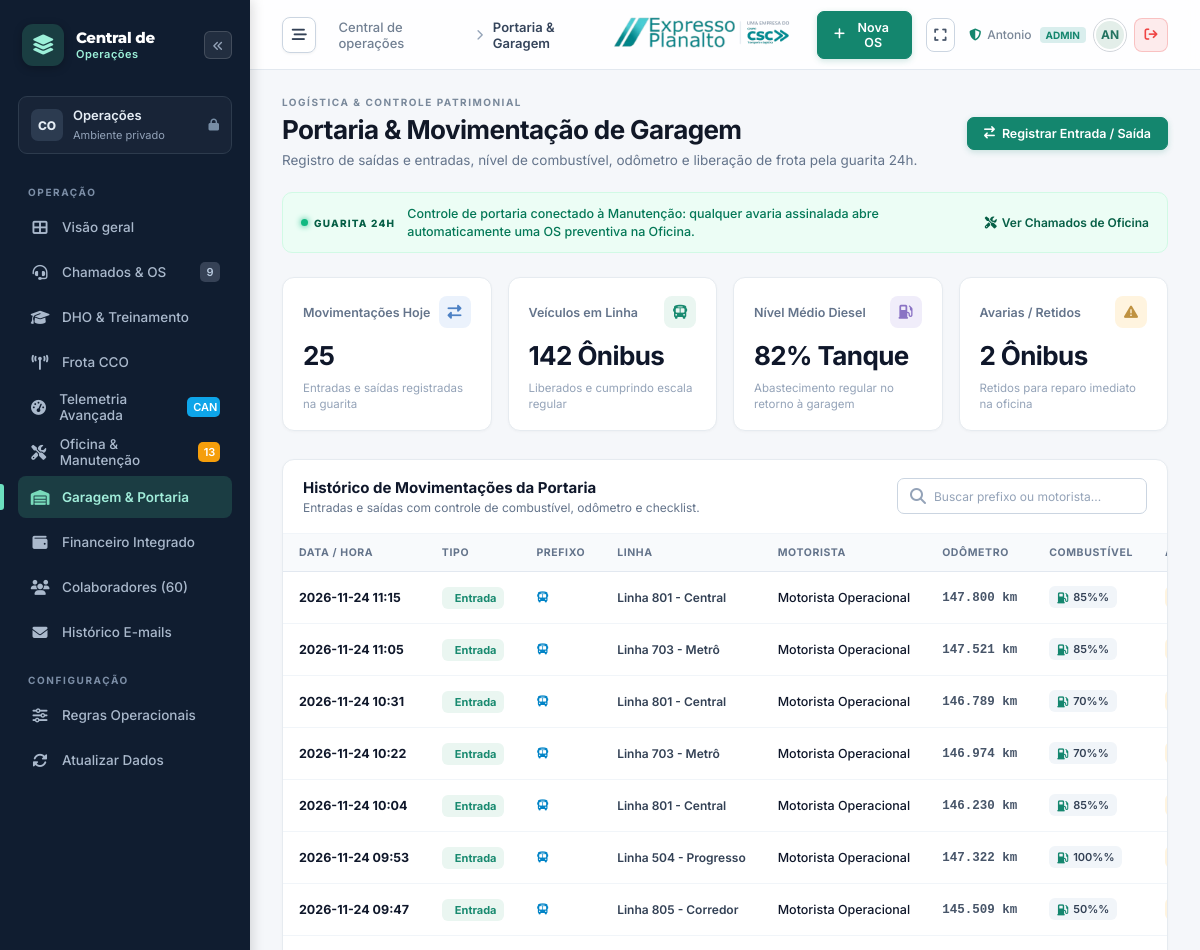
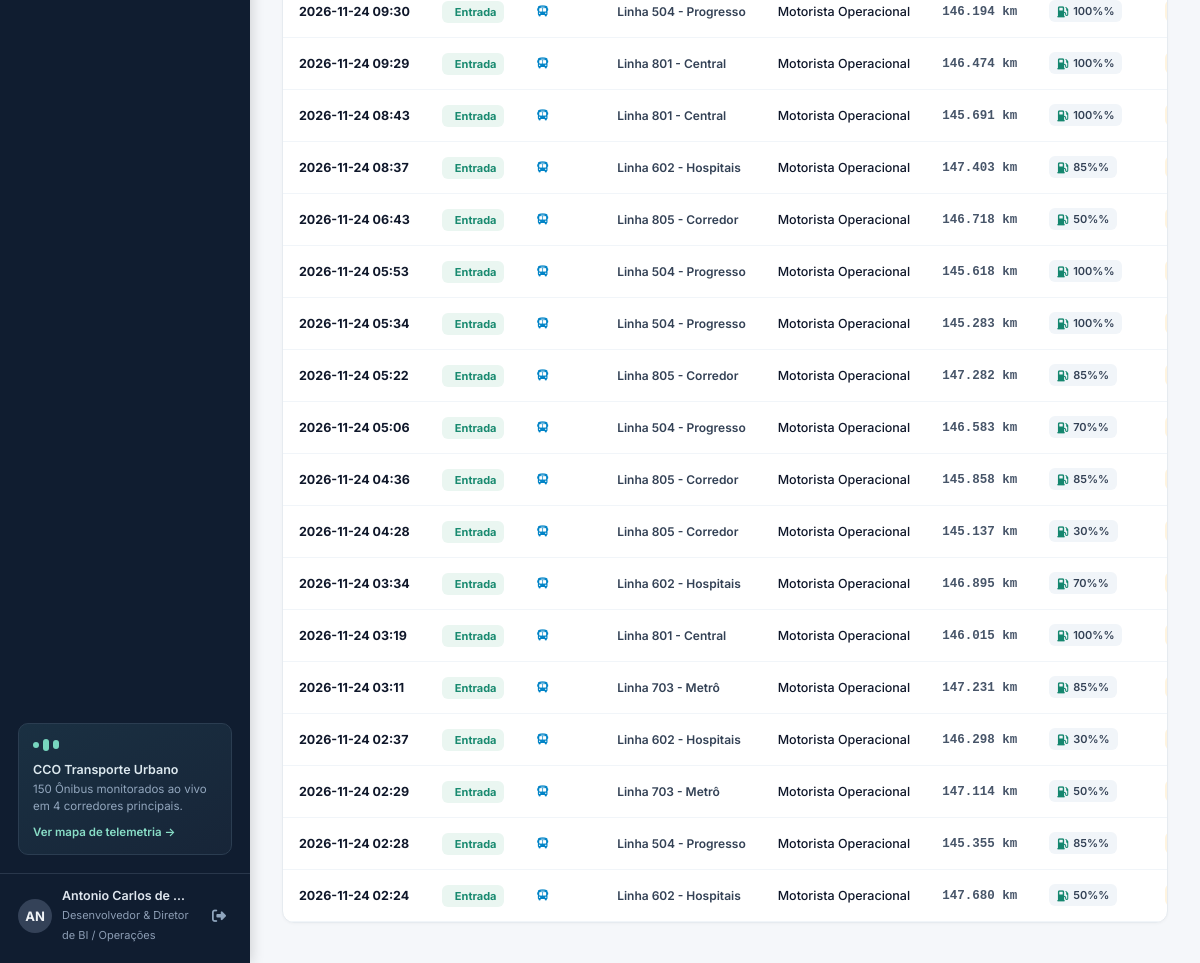
/portaria (signed in), run on the app's committed database (2 pictures, top to bottom).
### tables this page shows
CREATE TABLE portaria_movimentacao (
        id INTEGER PRIMARY KEY AUTOINCREMENT,
        prefixo_veiculo TEXT NOT NULL,
        linha TEXT NOT NULL,
        motorista_nome TEXT NOT NULL,
        motorista_matricula TEXT NOT NULL,
        porteiro_nome TEXT NOT NULL,
        tipo_movimento TEXT NOT NULL, -- Saída Garagem, Entrada Garagem
        data_hora DATETIME NOT NULL,
        km_registro INTEGER NOT NULL,
        nivel_combustivel TEXT NOT NULL, -- 100%, 75%, 50%, 25%, Reserva
        avaria_apontada TEXT,
        status_liberacao TEXT NOT NULL DEFAULT 'Liberado', -- Liberado, Retido Manutenção, Retido Documento
        os_aberta_id INTEGER
    );

### app.py (the view)
@app.route("/portaria")
def portaria_view():
    conn = get_db()
    cursor = conn.cursor()
    cursor.execute("SELECT * FROM portaria_movimentacao ORDER BY data_hora DESC LIMIT 50")
    movimentacoes = cursor.fetchall()
    cursor.execute("SELECT id, nome FROM usuarios WHERE departamento = 'Portaria'")
    porteiros = cursor.fetchall()
    conn.close()
    return render_template("portaria.html", movimentacoes=movimentacoes, porteiros=porteiros)

### app.py (called while the page is built, shortened)
@app.before_request
def require_login():
    public_endpoints = ["static", "login_view", "login_post", "manifest", "service_worker"]
    if request.endpoint in public_endpoints:
        return None
    if not session.get("user_id"):
        if request.path.startswith("/api/"):
            return jsonify({"success": False, "error": "Sessão expirada. Faça login."}), 401
        return redirect(url_for("login_view", next=request.path))

@app.template_filter("intformat")
def int_filter(val):
    try:
        return f"{int(float(val or 0)):,}".replace(",", ".")
    except Exception:
        return "0"

def get_db():
    conn = sqlite3.connect(DB_PATH)
    conn.row_factory = sqlite3.Row
    return conn

### templates/portaria.html (shortened to what this page needs)
{% extends "base.html" %}
{% block page_breadcrumb %}Portaria & Garagem{% endblock %}
{% block content %}
<div class="page-heading">
  <div>
    <div class="eyebrow">LOGÍSTICA & CONTROLE PATRIMONIAL</div>
    <h1>Portaria & Movimentação de Garagem</h1>
    <p>Registro de saídas e entradas, nível de combustível, odômetro e liberação de frota pela guarita 24h.</p>
  </div>
  <button class="btn-primary" onclick="openModalMov()">
    <i class="fa-solid fa-arrow-right-arrow-left"></i> Registrar Entrada / Saída
  </button>
</div>
<div class="demo-banner">
  <span class="demo-label"><span></span> GUARITA 24H</span>
  <p>Controle de portaria conectado à Manutenção: qualquer avaria assinalada abre automaticamente uma OS preventiva na Oficina.</p>
  <a href="{{ url_for('chamados_view') }}">
    <i class="fa-solid fa-screwdriver-wrench"></i> Ver Chamados de Oficina
  </a>
</div>
<div class="metrics">
  <article class="metric">
    <div class="metric-top">
      <span>Movimentações Hoje</span>
      <span class="metric-icon blue"><i class="fa-solid fa-right-left"></i></span>
    </div>
    <strong>{{ movimentacoes|length }}</strong>
    <p>Entradas e saídas registradas na guarita</p>
  </article>
  <article class="metric">
    <div class="metric-top">
      <span>Veículos em Linha</span>
      <span class="metric-icon emerald"><i class="fa-solid fa-bus"></i></span>
    </div>
    <strong>142 Ônibus</strong>
    <p>Liberados e cumprindo escala regular</p>
  </article>
  <article class="metric">
    <div class="metric-top">
      <span>Nível Médio Diesel</span>
      <span class="metric-icon violet"><i class="fa-solid fa-gas-pump"></i></span>
    </div>
    <strong>82% Tanque</strong>
    <p>Abastecimento regular no retorno à garagem</p>
  </article>
  <article class="metric">
    <div class="metric-top">
      <span>Avarias / Retidos</span>
      <span class="metric-icon amber"><i class="fa-solid fa-triangle-exclamation"></i></span>
    </div>
    <strong>2 Ônibus</strong>
    <p>Retidos para reparo imediato na oficina</p>
  </article>
</div>
<div class="panel">
  <div class="panel-heading">
    <div>
      <h2>Histórico de Movimentações da Portaria</h2>
      <p>Entradas e saídas com controle de combustível, odômetro e checklist.</p>
    </div>
    <div class="search-field" style="max-width: 250px;">
      <i class="fa-solid fa-magnifying-glass"></i>
      <input type="text" id="buscaPortaria" placeholder="Buscar prefixo ou motorista..." onkeyup="filtrarPortaria()">
    </div>
  </div>
  <div class="table-scroll">
    <table class="jobs-table" id="tabelaPortaria">
      <thead>
        <tr>
          <th>DATA / HORA</th>
          <th>TIPO</th>
          <th>PREFIXO</th>
          <th>LINHA</th>
          <th>MOTORISTA</th>
          <th>ODÔMETRO</th>
          <th>COMBUSTÍVEL</th>
          <th>AVARIA APONTADA</th>
        </tr>
      </thead>
      <tbody>
        {% for m in movimentacoes %}
        <tr>
          <td>
            <strong style="color: #0f172a; font-size: 12.5px;">{{ m.data_hora[:16] }}</strong>
          </td>
          <td>
            {% if m.tipo == 'Saída Garagem' %}
              <span class="status-badge in_progress" style="font-weight: 700;">
                <i class="fa-solid fa-arrow-up-right-from-square"></i> Saída
              </span>
            {% else %}
              <span class="status-badge closed" style="font-weight: 700;">
                 Entrada
              </span>
            {% endif %}
          </td>
          <td>
            <strong style="font-size: 13.5px; color: #0284c7; font-family: monospace;">
              <i class="fa-solid fa-bus" style="font-size: 11px;"></i> {{ m.veiculo_prefixo }}
            </strong>
          </td>
          <td>
            <span style="font-weight: 600; color: #334155; font-size: 12px;">{{ m.linha or '--' }}</span>
          </td>
          <td>
            <span style="font-weight: 500; color: #0f172a; font-size: 12.5px;">{{ m.motorista_nome }}</span>
          </td>
          <td>
            <span style="font-family: monospace; font-weight: 600; color: #475569;">{{ m.km_registro|intformat }} km</span>
          </td>
          <td>
            <span class="status-badge" style="background: #f1f5f9; color: #334155; font-weight: 600;">
              <i class="fa-solid fa-gas-pump" style="color: var(--primary);"></i> {{ m.nivel_combustivel }}%
            </span>
          </td>
          <td>
            {% if m.avaria_apontada and m.avaria_apontada != 'Sem avarias' %}
              <span class="status-badge open" style="color: #b45309; font-weight: 600;">
              </span>
            {% else %}
              <span style="color: #10b981; font-size: 11.5px; font-weight: 500;">
                <i class="fa-solid fa-circle-check"></i> Sem avarias
              </span>
            {% endif %}
          </td>
        </tr>
        {% endfor %}
      </tbody>
    </table>
  </div>
</div>
{% endblock %}

### data on the page
portaria_movimentacao: data_hora "2026-11-24 11:15", linha "Linha 801 - Central", motorista_nome "Motorista Operacional", km_registro "147.800", nivel_combustivel "85%"
portaria_movimentacao: data_hora "2026-11-24 11:05", linha "Linha 703 - Metrô", motorista_nome "Motorista Operacional", km_registro "147.521", nivel_combustivel "85%"
portaria_movimentacao: data_hora "2026-11-24 10:31", linha "Linha 801 - Central", motorista_nome "Motorista Operacional", km_registro "146.789", nivel_combustivel "70%"
portaria_movimentacao: data_hora "2026-11-24 10:22", linha "Linha 703 - Metrô", motorista_nome "Motorista Operacional", km_registro "146.974", nivel_combustivel "70%"
portaria_movimentacao: data_hora "2026-11-24 10:04", linha "Linha 801 - Central", motorista_nome "Motorista Operacional", km_registro "146.230", nivel_combustivel "85%"
portaria_movimentacao: data_hora "2026-11-24 09:53", linha "Linha 504 - Progresso", motorista_nome "Motorista Operacional", km_registro "147.322", nivel_combustivel "100%"
portaria_movimentacao: data_hora "2026-11-24 09:47", linha "Linha 805 - Corredor", motorista_nome "Motorista Operacional", km_registro "145.509", nivel_combustivel "50%"
portaria_movimentacao: data_hora "2026-11-24 09:30", linha "Linha 504 - Progresso", motorista_nome "Motorista Operacional", km_registro "146.194", nivel_combustivel "100%"
portaria_movimentacao: data_hora "2026-11-24 09:29", linha "Linha 801 - Central", motorista_nome "Motorista Operacional", km_registro "146.474", nivel_combustivel "100%"
portaria_movimentacao: data_hora "2026-11-24 08:43", linha "Linha 801 - Central", motorista_nome "Motorista Operacional", km_registro "145.691", nivel_combustivel "100%"
portaria_movimentacao: data_hora "2026-11-24 08:37", linha "Linha 602 - Hospitais", motorista_nome "Motorista Operacional", km_registro "147.403", nivel_combustivel "85%"
portaria_movimentacao: data_hora "2026-11-24 06:43", linha "Linha 805 - Corredor", motorista_nome "Motorista Operacional", km_registro "146.718", nivel_combustivel "50%"
portaria_movimentacao: data_hora "2026-11-24 05:53", linha "Linha 504 - Progresso", motorista_nome "Motorista Operacional", km_registro "145.618", nivel_combustivel "100%"
portaria_movimentacao: data_hora "2026-11-24 05:34", linha "Linha 504 - Progresso", motorista_nome "Motorista Operacional", km_registro "145.283", nivel_combustivel "100%"
portaria_movimentacao: data_hora "2026-11-24 05:22", linha "Linha 805 - Corredor", motorista_nome "Motorista Operacional", km_registro "147.282", nivel_combustivel "85%"
portaria_movimentacao: data_hora "2026-11-24 05:06", linha "Linha 504 - Progresso", motorista_nome "Motorista Operacional", km_registro "146.583", nivel_combustivel "70%"
portaria_movimentacao: data_hora "2026-11-24 04:36", linha "Linha 805 - Corredor", motorista_nome "Motorista Operacional", km_registro "145.858", nivel_combustivel "85%"
portaria_movimentacao: data_hora "2026-11-24 04:28", linha "Linha 805 - Corredor", motorista_nome "Motorista Operacional", km_registro "145.137", nivel_combustivel "30%"
portaria_movimentacao: data_hora "2026-11-24 03:34", linha "Linha 602 - Hospitais", motorista_nome "Motorista Operacional", km_registro "146.895", nivel_combustivel "70%"
portaria_movimentacao: data_hora "2026-11-24 03:19", linha "Linha 801 - Central", motorista_nome "Motorista Operacional", km_registro "146.015", nivel_combustivel "100%"
portaria_movimentacao: data_hora "2026-11-24 03:11", linha "Linha 703 - Metrô", motorista_nome "Motorista Operacional", km_registro "147.231", nivel_combustivel "85%"
portaria_movimentacao: data_hora "2026-11-24 02:37", linha "Linha 602 - Hospitais", motorista_nome "Motorista Operacional", km_registro "146.298", nivel_combustivel "30%"
portaria_movimentacao: data_hora "2026-11-24 02:29", linha "Linha 703 - Metrô", motorista_nome "Motorista Operacional", km_registro "147.114", nivel_combustivel "50%"
portaria_movimentacao: data_hora "2026-11-24 02:28", linha "Linha 504 - Progresso", motorista_nome "Motorista Operacional", km_registro "145.355", nivel_combustivel "85%"
portaria_movimentacao: data_hora "2026-11-24 02:24", linha "Linha 602 - Hospitais", motorista_nome "Motorista Operacional", km_registro "147.680", nivel_combustivel "50%"

### other printed values
{{ chamados_abertos|default(9) }} "9"
{{ carros_manutencao_count|default(13) }} "13"
{{ current_user.nome[:2].upper() if current_user.nome else 'US' }} "AN"
{{ current_user.nome }} "Antonio Carlos de…"
{{ current_user.cargo }} "Desenvolvedor & Diretor de BI / Operações"
{{ movimentacoes|length }} "25"
